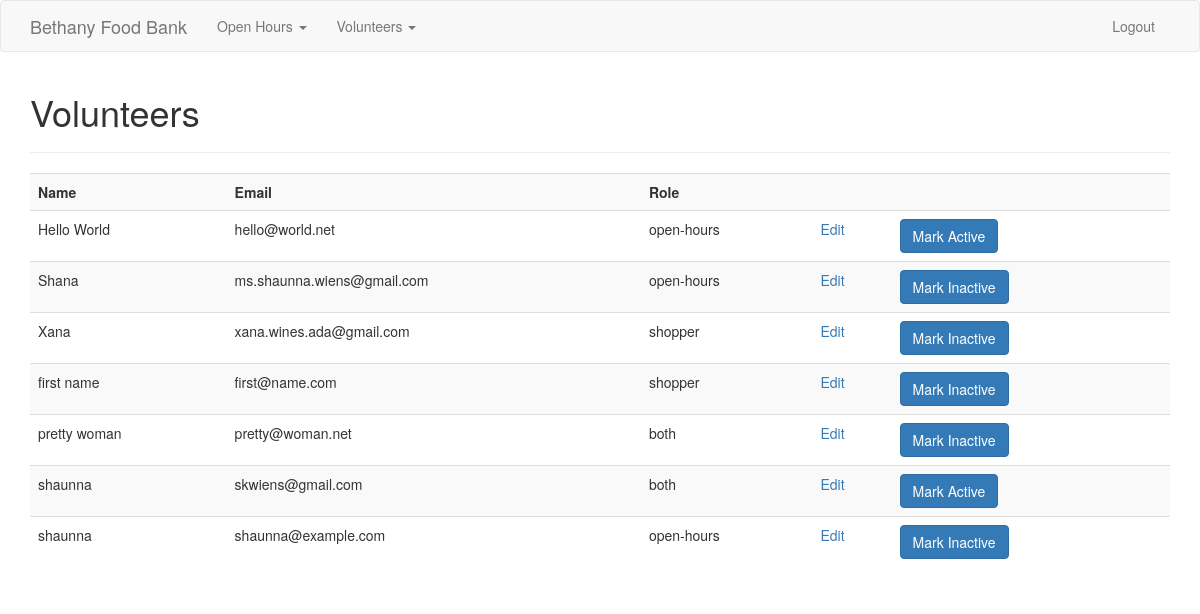
The app's page /volunteers/ (signed in), older data.
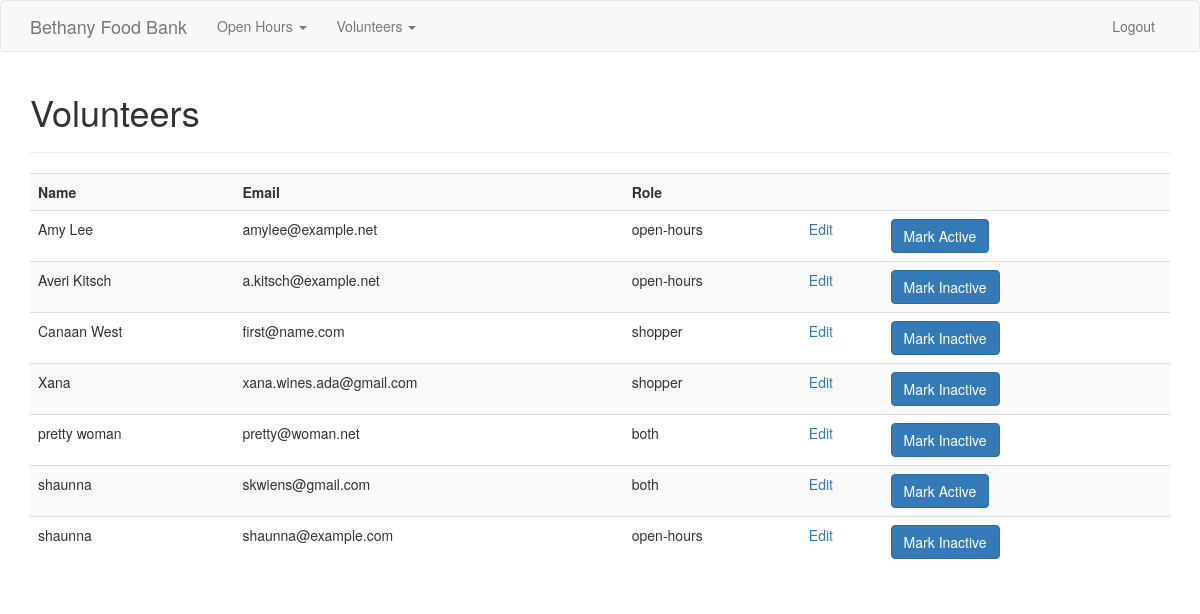
The same page, newer data.
### app/models.py (models this page shows, shortened)
class Volunteer(db.Model):
    id = db.Column(db.Integer(), primary_key=True)
    name = db.Column(db.String(100), unique=True)
    role = db.Column(db.String(50))
    email = db.Column(db.String(255), nullable=False)
    active = db.Column(db.Boolean)
    openhours = db.relationship('Openhour', secondary=openhour_volunteers, backref='ohvolunteers', lazy='subquery')
    openhour_shoppers = db.relationship('Openhour', secondary=openhour_shoppers, backref='ohshoppers', lazy='subquery')
    notes = db.relationship('Note', backref='openhour', lazy=True)

### app/volunteers/views.py (the view)
@volunteers_blueprint.route('/', methods=['GET', 'POST'])
@admin_logged_in
def index():
    if request.method == 'POST':
        volid = request.form['id']
        volunteer = Volunteer.query.get(volid)
        if request.form['submit'] == 'Mark Active':
            volunteer.active = True
            flash('Volunteer %s status changed to Active' % volunteer.name, 'success')
        elif request.form['submit'] == 'Mark Inactive':
            volunteer.active = False
            flash('Status of %s changed to Inactive' % volunteer.name, 'success')
        db.session.commit()
        return redirect(url_for('volunteers.volunteers'))
    elif request.method == 'GET':
        volunteers = Volunteer.query.order_by(Volunteer.name.asc()).all()
        if volunteers:
            return render_template('volunteers.html', volunteers=volunteers)
        else:
            msg = 'No Volunteers Found'
            return render_template('volunteers.html', msg=msg)

### app/login_helpers.py (called while the page is built)
def admin_logged_in(f):
    @wraps(f)
    def wrap(*args, **kwargs):
        if 'user' in session and session['user']=='admin':
            return f(*args, **kwargs)
        else:
            flash('You must have admin privileges to complete this action', 'danger')
            return redirect(url_for('index'))
    return wrap

### app/volunteers/templates/volunteers.html (shortened to what this page needs)
{% extends 'layout.html' %}
{% block body %}
  <h1>Volunteers</h1>
  <hr>
  <table class="table table-striped">
    <tr>
      <th>Name</th>
      <th>Email</th>
      <th>Role</th>
      <th></th>
      <th></th>
      <th></th>
    </tr>
    {% for volunteer in volunteers %}
      <tr>
        <td>{{ volunteer.name }}</td>
        <td>{{ volunteer.email }}</td>
        <td>{{ volunteer.role }}</td>
        <td><a href="{{volunteer.id}}/edit">Edit</a></td>
        <td>
          <form action="" method="POST">
            {% if volunteer.active == True %}
              <input class="btn btn-primary" type="submit" name="submit" value="Mark Inactive" data={{volunteer.id}}/>
            {% else %}
              <input class="btn btn-primary" type="submit" name="submit" value="Mark Active" data={{volunteer.id}}/>
            {% endif %}
          </form>
        </td>
        <td></td>
      </tr>
    {% endfor %}
  </table>
{% endblock %}

### app/templates/layout.html (shortened to what this page needs)
<!DOCTYPE html>
<html>
  <head>
    <link rel="stylesheet" href="https://maxcdn.bootstrapcdn.com/bootstrap/3.3.7/css/bootstrap.min.css"/>
  </head>
  <body>
    {% include 'includes/_navbar.html' %}
    <div class="container">
      {% block body %}{% endblock %}
    </div>
  </body>
</html>

### app/templates/includes/_navbar.html (shortened to what this page needs)
<nav class="navbar navbar-default">
  <div class="container">
    <div class="navbar-header">
      <a class="navbar-brand" href="/">Bethany Food Bank</a>
    </div>
    <div class="collapse navbar-collapse" id="myNavbar">
      <ul class="nav navbar-nav">
        <li class="dropdown">
          <a class="dropdown-toggle" data-toggle="dropdown" href="#">Open Hours <span class="caret"></span></a>
        </li>
        <li class="dropdown">
          <a class="dropdown-toggle" data-toggle="dropdown" href="#">Volunteers <span class="caret"></span></a>
        </li>
      </ul>
      <ul class="nav navbar-nav navbar-right">
        {% if session.user %}
          <li><a href="/logout">Logout</a></li>
        {% else %}
          <li><a href="/users/login">Login</a></li>
        {% endif %}
      </ul>
    </div>
  </div>
</nav>

Row changes from the older to the newer data that the page shows:
changed Volunteer: name "Hello World" → "Amy Lee"; email "hello@world.net" → "amylee@example.net"
changed Volunteer: name "Shana" → "Averi Kitsch"; email "ms.shaunna.wiens@gmail.com" → "a.kitsch@example.net"
changed Volunteer "first@name.com": name "first name" → "Canaan West"; moves up the list
